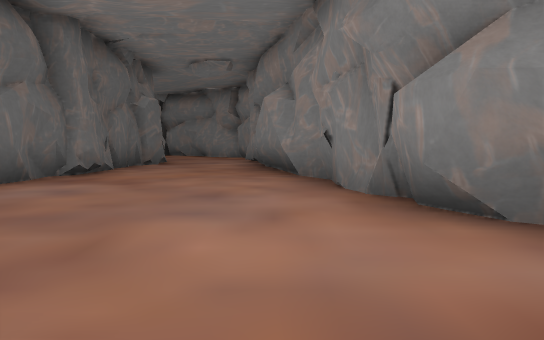
View 1 (above)

23 first-person views from a walk through a 3-D level made in the Unity game engine. The camera is 1.3 m above the floor, tilts 4° down and sees 70° across. The floor is counted in squares, 2.37 m on a side. Each view is taken from the middle of a square. On the plan, view 1 faces up. The plan holds only what a view shows up to about 10 squares ahead; the rest is blank. The place goes on beyond the plan. The player character is not drawn. Some animated figures are not drawn. Some surface patterns are stand-ins.

View 2
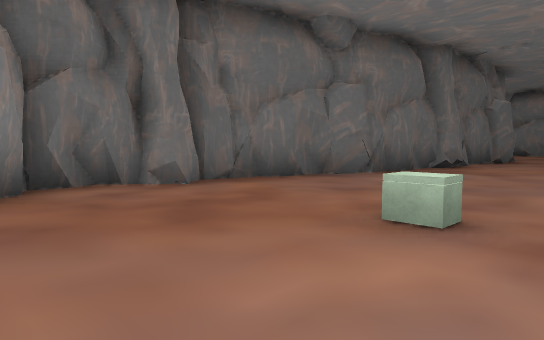

View 3
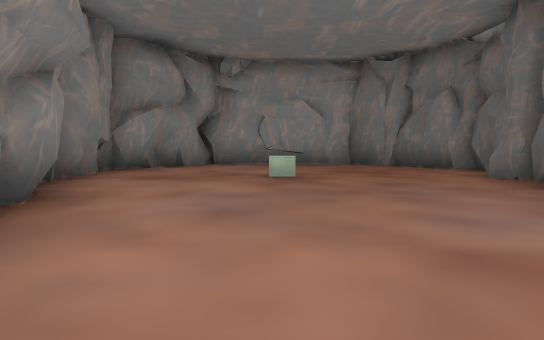

View 4
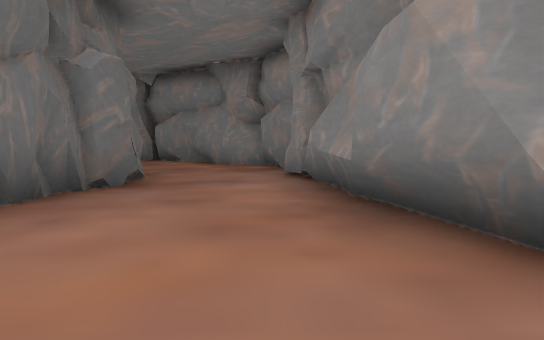

View 5
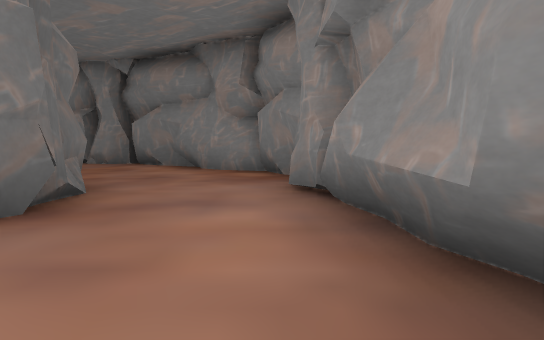

View 6
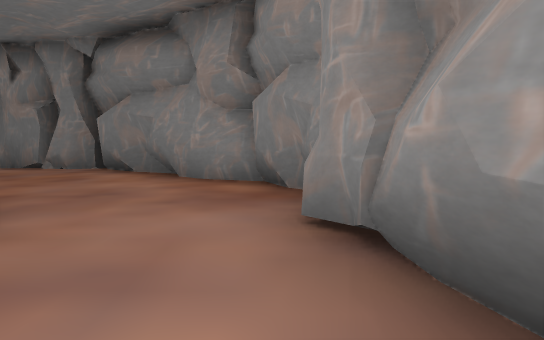

View 7
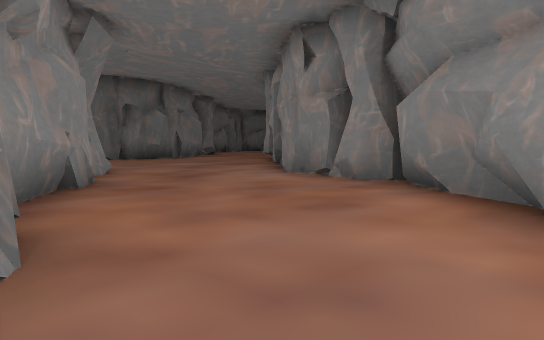

View 8
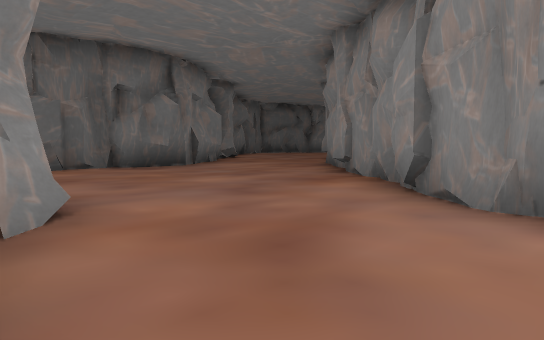

View 9
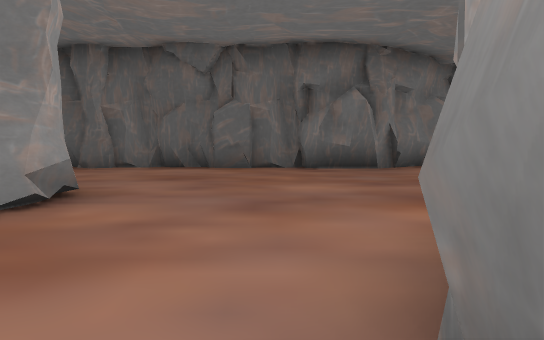

View 10
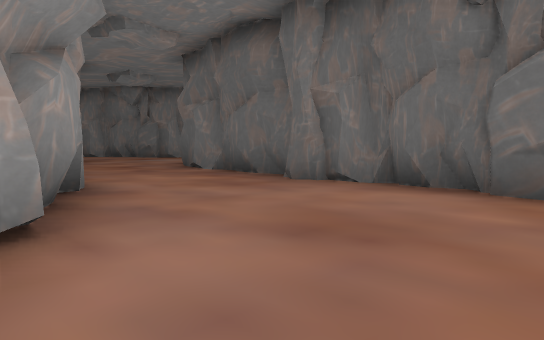

View 11
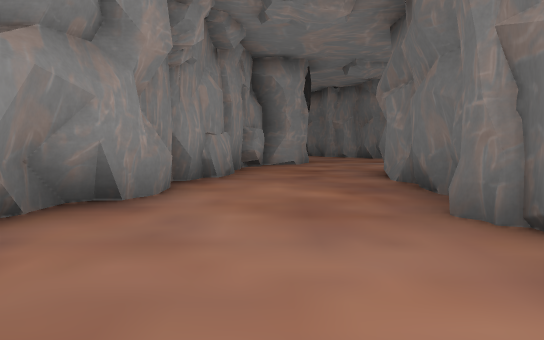

View 12
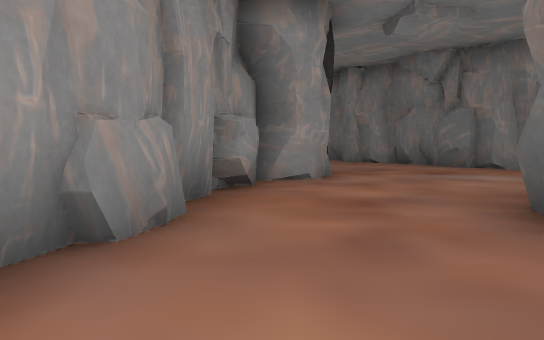

View 13
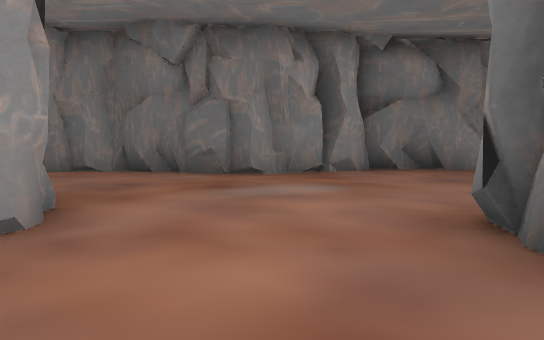

View 14
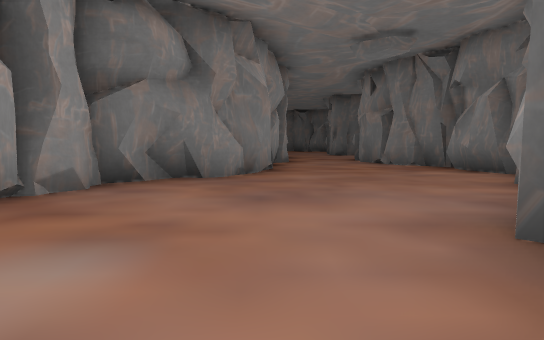

View 15
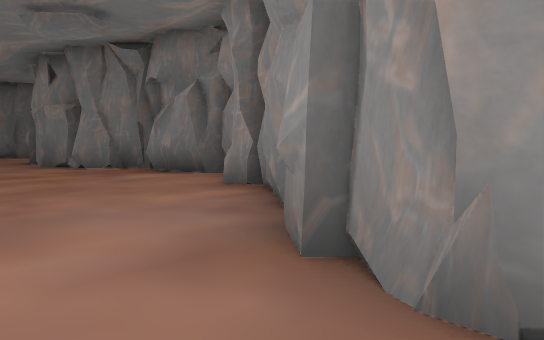

View 16
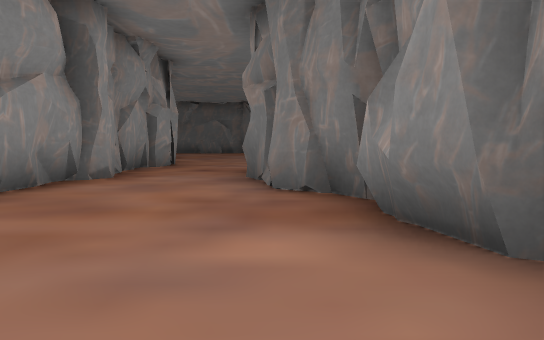

View 17
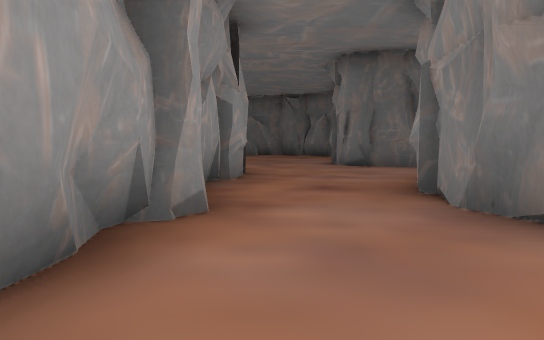

View 18
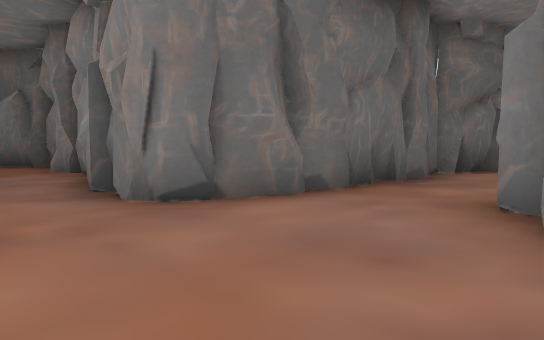

View 19
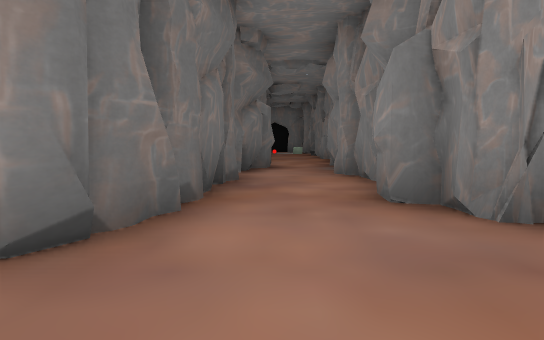

View 20
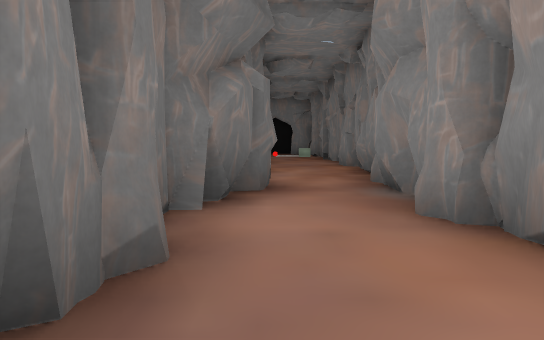

View 21
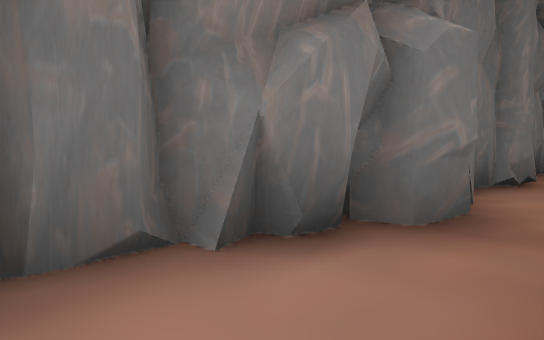

View 22
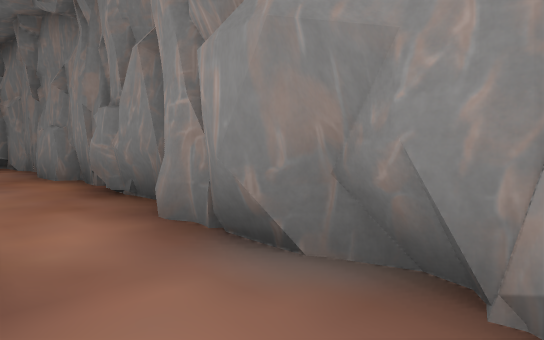

View 23
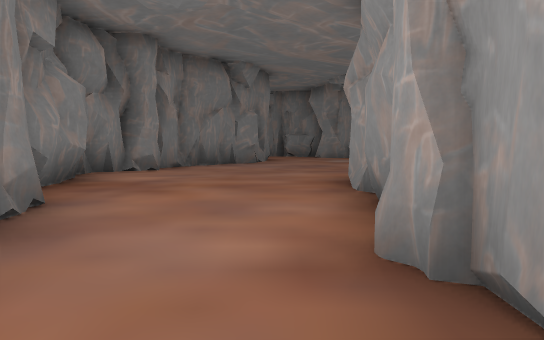

### Floor plan
Key: @ floor where view 1 was taken; # wall or solid block; . floor; O other object.
Columns run from 37 left of view 1 to 3 right of it. Each row starts with its distance up from view 1.
 20      ##.#             #....##
 19      #..#             ##....##
 18       ..#             #......####
 17      ##.#             #.........###
 16      #..#             #...........##
 15      #..#             #............##
 14      #..#             #....###......##
 13      #..#             #...## ###.....#
 12      #.##             #...#    ###...#
 11 ###  #..##  #######   #...#      ##..#
 10 ..####...####.....##  #..##      ##..#
  9 ...................####..#       #...#
  8     .....................#       #...#
  7        #########.........#       #...##
  6                ##.......##       #....#
  5                 ##.....##        #....#
  4                  ###...         ##....#
  3                    ##..         #.....##
  2                     #..         #......##
  1                     ##.         #...O...#
  0                      ##         #....@.##
 -1                                 #......##
 -2                                 ##....##
 -3                                  ######

Positions as (right, up) in squares from view 1, and headings:
1: (0, 0), facing up
2: (0, -2), facing up-left
3: (-1, 7), facing down
4: (-1, 5), facing up
5: (-1, 7), facing up
6: (-1, 9), facing up
7: (-2, 12), facing up-left
8: (-6, 14), facing up-left
9: (-6, 17), facing left
10: (-10, 17), facing down-left
11: (-13, 16), facing down
12: (-13, 12), facing down
13: (-13, 9), facing down-left
14: (-15, 7), facing left
15: (-16, 7), facing up-left
16: (-20, 10), facing left
17: (-23, 8), facing left
18: (-29, 8), facing up-left
19: (-31, 8), facing up
20: (-31, 12), facing up
21: (-30, 14), facing up-left
22: (-31, 15), facing up-right
23: (-28, 8), facing right
